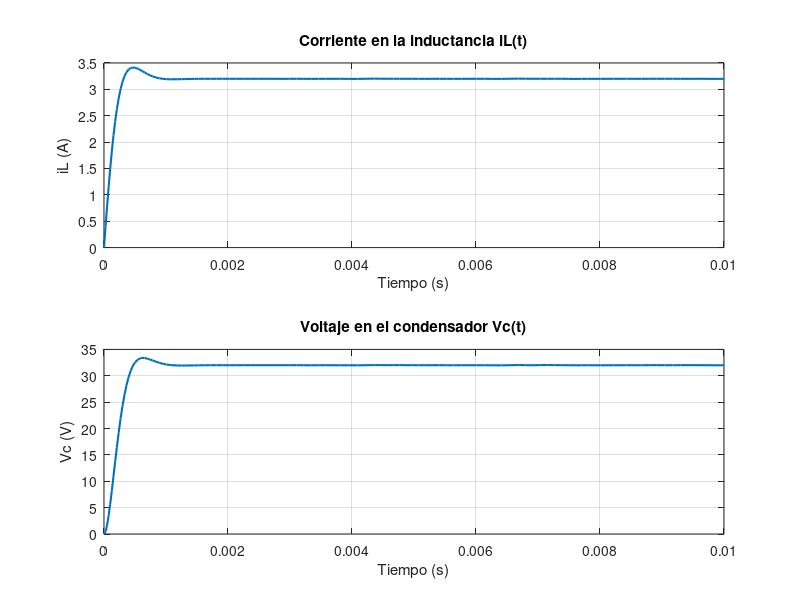

Here is the MATLAB script that generated this plot:
% Definir la función PWM
f_pwm = 100000;
T_pwm = 1.0 / f_pwm;
tspan = [0 0.01];

% Función PWM
d = @(t) mod(t, T_pwm) < ciclo * T_pwm;

% Definir el sistema de ecuaciones diferenciales
function dxdt = cdcd_system(t, x)
    L = 0.002;
    R = 10;
    C = 0.00001;
    Uin = 32;
    f_pwm = 100000;
    step = 1;

    T_pwm = 1.0 / f_pwm;
    d = @(t) mod(t, T_pwm) < step * T_pwm;
    
    iL = x(1);
    Vc = x(2);
    dxdt = [
        (-1.0/L) * Vc + (Uin/L) * d(t);
        (1.0/C) * iL - (1.0/(R*C)) * Vc
    ];
end

% Condiciones iniciales
x0 = [0.0; 0.0];

% Usar ODE45 para resolver
[t, x] = ode45(@cdcd_system, tspan, x0);

% Graficar resultados
figure;

subplot(2, 1, 1);
plot(t, x(:, 1), 'LineWidth', 1.5);
title('Corriente en la inductancia iL(t)');
xlabel('Tiempo (s)');
ylabel('iL (A)');
grid on;

subplot(2, 1, 2);
plot(t, x(:, 2), 'LineWidth', 1.5);
title('Voltaje en el condensador Vc(t)');
xlabel('Tiempo (s)');
ylabel('Vc (V)');
grid on;



